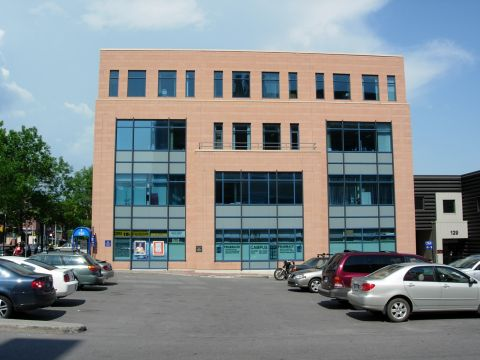
//> input picture src/ApplicationProgrammingCookbook_2nd/images/building.jpg, 480 x 360 px
$ ./morpho2   (built with g++ and OpenCV 4)
//> lines starting //> are read from the running program, lines starting //| are printed output that depends on the picture; after the words box and inside, x2 and y2 are one past the last pixel; in counts of white or black regions, pixels touching at a corner belong together
### src/ApplicationProgrammingCookbook_2nd/Ch05/morphoFeatures.h
// [17 lines of licence text are left out]

#if !defined MORPHOF
#define MORPHOF

#include <opencv2/core/core.hpp>
#include <opencv2/imgproc/imgproc.hpp>

class MorphoFeatures {

  private:

	  // threshold to produce binary image
	  int threshold;
	  // structuring elements used in corner detection
	  cv::Mat_<uchar> cross;
	  cv::Mat_<uchar> diamond;
	  cv::Mat_<uchar> square;
	  cv::Mat_<uchar> x;

	  void applyThreshold(cv::Mat& result)  {

          // Apply threshold on result
		  if (threshold>0)
			cv::threshold(result, result, threshold, 255, cv::THRESH_BINARY_INV);
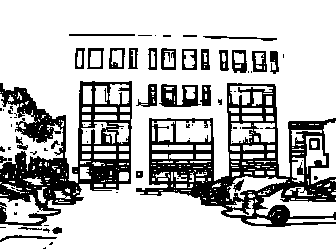
//> result: 252 rows x 336 cols, CV_8UC1; 75% white; 75 black regions (45 under 20 px), largest, box (x1, y1, x2, y2) and area: (136, 83, 336, 227) 9498, (0, 81, 132, 226) 7765, (159, 84, 201, 107) 533
	  }

  public:

	  MorphoFeatures() : threshold(-1),
		  cross(5, 5), diamond(5, 5), square(5, 5), x(5, 5) {

		  // Creating the cross-shaped structuring element
		  cross <<
			  0, 0, 1, 0, 0,
			  0, 0, 1, 0, 0,
			  1, 1, 1, 1, 1,
			  0, 0, 1, 0, 0,
			  0, 0, 1, 0, 0;

		  // Creating the diamond-shaped structuring element
		  diamond <<
			  0, 0, 1, 0, 0,
			  0, 1, 1, 1, 0,
			  1, 1, 1, 1, 1,
			  0, 1, 1, 1, 0,
			  0, 0, 1, 0, 0;

		  // Creating the x-shaped structuring element
		  x <<
			  1, 0, 0, 0, 1,
			  0, 1, 0, 1, 0,
			  0, 0, 1, 0, 0,
			  0, 1, 0, 1, 0,
			  1, 0, 0, 0, 1;

		  // Creating the square-shaped structuring element
		  x <<
			  1, 1, 1, 1, 1,
			  1, 1, 1, 1, 1,
			  1, 1, 1, 1, 1,
			  1, 1, 1, 1, 1,
			  1, 1, 1, 1, 1;
	  }

	  void setThreshold(int t) {

		  threshold= t;
	  }

	  // [4 lines left out: function getThreshold, not called in this run]

	  cv::Mat getEdges(const cv::Mat &image) {

		  // Get the gradient image
		  cv::Mat result;
		  cv::morphologyEx(image,result,cv::MORPH_GRADIENT,cv::Mat());

          // Apply threshold to obtain a binary image
		  applyThreshold(result);

		  return result;
	  }

	  cv::Mat getCorners(const cv::Mat &image) {

		  cv::Mat result;

		  // Dilate with a cross
		  cv::dilate(image,result,cross);
//> cross = [[0, 0, 1, 0, 0], [0, 0, 1, 0, 0], [1, 1, 1, 1, 1], [0, 0, 1, 0, 0], [0, 0, 1, 0, 0]]

		  // Erode with a diamond
		  cv::erode(result,result,diamond);
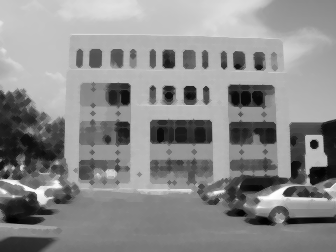
//> result: 252 rows x 336 cols, CV_8UC1; min 2, max 254, mean 139.1
//> diamond = [[0, 0, 1, 0, 0], [0, 1, 1, 1, 0], [1, 1, 1, 1, 1], [0, 1, 1, 1, 0], [0, 0, 1, 0, 0]]

		  cv::Mat result2;
		  // Dilate with a X
		  cv::dilate(image,result2,x);
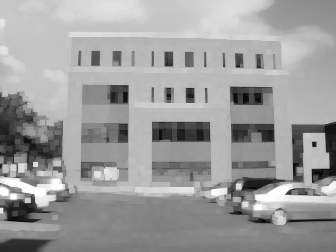
//> result2: 252 rows x 336 cols, CV_8UC1; min 3, max 255, mean 156.7
//> x = [[1, 1, 1, 1, 1], [1, 1, 1, 1, 1], [1, 1, 1, 1, 1], [1, 1, 1, 1, 1], [1, 1, 1, 1, 1]]

		  // Erode with a square
		  cv::erode(result2,result2,square);
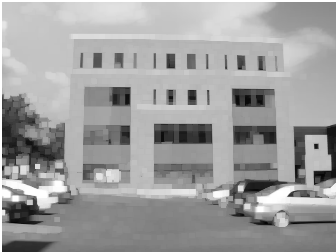
//> result2: 252 rows x 336 cols, CV_8UC1; min 3, max 255, mean 158.6
//> square = [[0, 0, 0, 0, 0], [0, 0, 0, 0, 0], [0, 0, 0, 0, 0], [0, 0, 0, 0, 0], [0, 0, 0, 0, 0]]

		  // Corners are obtained by differencing
		  // the two closed images
		  cv::absdiff(result2,result,result);
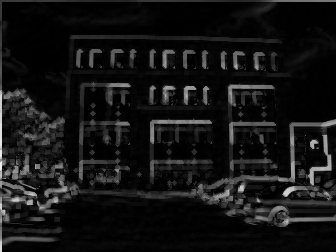
//> result: 252 rows x 336 cols, CV_8UC1; min 0, max 238, mean 19.8

          // Apply threshold to obtain a binary image
		  applyThreshold(result);

		  return result;
	  }

	  void drawOnImage(const cv::Mat& binary, cv::Mat& image) {

		  cv::Mat_<uchar>::const_iterator it= binary.begin<uchar>();
		  cv::Mat_<uchar>::const_iterator itend= binary.end<uchar>();

		  // for each pixel
		  for (int i=0; it!= itend; ++it,++i) {
			  if (!*it)
				  cv::circle(image,cv::Point(i%image.step,i/image.step),5,cv::Scalar(255,0,0));
		  }
	  }
};


#endif

### src/ApplicationProgrammingCookbook_2nd/Ch05/include/Config.h
// Preprocessor directives to set variables from values in the CMakeLists.txt files
#define DATA_FOLDER "D:/git/ocv2.4.10_app/src/ApplicationProgrammingCookbook_2nd/Ch05/../data"
#define TRAIN_FOLDER "D:/git/ocv2.4.10_app/src/ApplicationProgrammingCookbook_2nd/Ch05/../train_images"
#define IMAGE_FOLDER "D:/git/ocv2.4.10_app/src/ApplicationProgrammingCookbook_2nd/Ch05/../images"
#define TEMPLATE_FOLDER "D:/git/ocv2.4.10_app/src/ApplicationProgrammingCookbook_2nd/Ch05/../templates"

### src/ApplicationProgrammingCookbook_2nd/Ch05/morpho2.cpp
// [17 lines of licence text are left out]

#include <opencv2/core/core.hpp>
#include <opencv2/imgproc/imgproc.hpp>
#include <opencv2/highgui/highgui.hpp>

#include "Config.h"
#include "morphoFeatures.h"

int main()
{
	// Read input image
	cv::Mat image= cv::imread(IMAGE_FOLDER "/building.jpg",0);
	if (!image.data)
		return 0;
	// resize for book printing
	cv::resize(image, image, cv::Size(), 0.7, 0.7);

    // Display the image
	cv::namedWindow("Image");
	cv::imshow("Image",image);

	// Create the morphological features instance
	MorphoFeatures morpho;
	morpho.setThreshold(40);

	// Get the edges
	cv::Mat edges;
	edges= morpho.getEdges(image);

    // Display the edge image
	cv::namedWindow("Edge Image");
	cv::imshow("Edge Image",edges);

	// Get the corners
    morpho.setThreshold(-1);
	cv::Mat corners;
	corners= morpho.getCorners(image);
	cv::morphologyEx(corners,corners,cv::MORPH_TOPHAT,cv::Mat());
    cv::threshold(corners, corners, 35, 255, cv::THRESH_BINARY_INV);
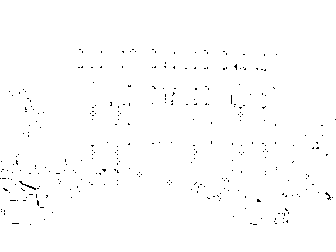
//> corners: 252 rows x 336 cols, CV_8UC1; 99.3% white; black in thin lines or dots, all inside (x1, y1, x2, y2) = (0, 49, 336, 225)

    // Display the corner image
	cv::namedWindow("Corner Image");
	cv::imshow("Corner Image",corners);

    // Display the corner on the image
	morpho.drawOnImage(corners,image);
//> after the loop in drawOnImage, `for (int i=0; it!= itend; ++it,++i)`:
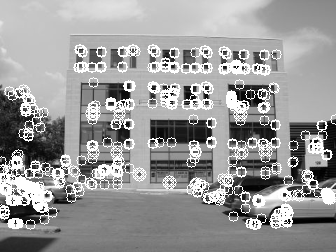
//> image: 252 rows x 336 cols, CV_8UC1; min 0, max 255, mean 153.2
	cv::namedWindow("Corners on Image");
	cv::imshow("Corners on Image",image);

	// Read and display image of square
	image= cv::imread(IMAGE_FOLDER "/square.bmp",0);
//> square.bmp cannot be read in this run, so this picture is empty
	cv::namedWindow("Square Image");
//> (the run ends here: the program stops with an error, at `cv::imshow("Square Image",image);`)
